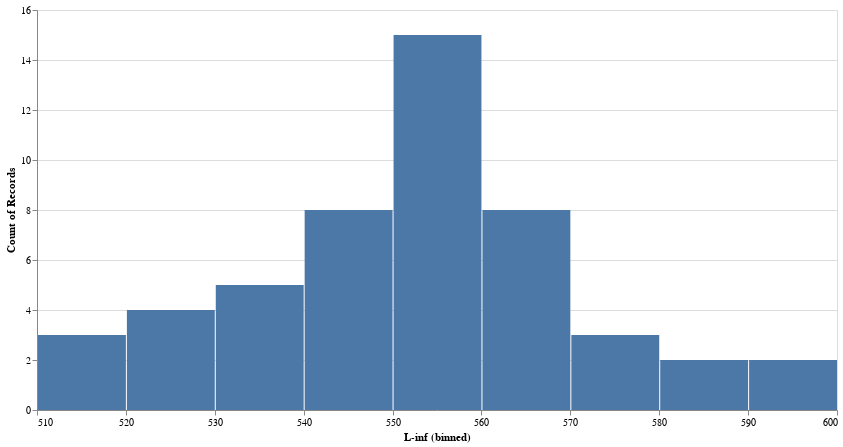

Notebook code for this chart:
### Code cell
print(f"Shapiro-Wilk normality test p-val={stats.shapiro(errors_hists['L-inf']).pvalue}")
#errors_hists.plot.hist('L-inf', bins=10)

# Altair histogram
alt.Chart(errors_hists).mark_bar().encode(
    x=alt.X("L-inf:Q", bin=alt.Bin(maxbins=10)),  # Bin the L-inf values
    y="count()"
).properties(
    width=800,  # Increase chart width
    height=400  # Adjust height if needed
).interactive()

### Figure 1 — Vega-Lite specification as saved in the notebook (floating-point values rounded to 4 significant figures)
{"config": {"view": {"continuousWidth": 300, "continuousHeight": 300}}, "data": {"name": "data-648546513740a48d8e80b1076618eba1"}, "mark": {"type": "bar"}, "encoding": {"x": {"bin": {"maxbins": 10}, "field": "L-inf", "type": "quantitative"}, "y": {"aggregate": "count", "type": "quantitative"}}, "height": 400, "params": [{"name": "param_14", "select": {"type": "interval", "encodings": ["x", "y"]}, "bind": "scales"}], "width": 800, "$schema": "https://vega.github.io/schema/vega-lite/v5.20.1.json", "datasets": {"data-648546513740a48d8e80b1076618eba1": [{"baseline": 8, "L1": 188, "L2": 225, "L-inf": 536}, {"baseline": 5, "L1": 198, "L2": 238, "L-inf": 557}, {"baseline": 7, "L1": 190, "L2": 232, "L-inf": 526}, {"baseline": 8, "L1": 200, "L2": 247, "L-inf": 550}, {"baseline": 7, "L1": 215, "L2": 255, "L-inf": 563}, {"baseline": 11, "L1": 198, "L2": 250, "L-inf": 553}, {"baseline": 7, "L1": 181, "L2": 220, "L-inf": 547}, {"baseline": 6, "L1": 211, "L2": 252, "L-inf": 597}, {"baseline": 7, "L1": 206, "L2": 246, "L-inf": 579}, {"baseline": 5, "L1": 181, "L2": 223, "L-inf": 519}, {"baseline": 8, "L1": 186, "L2": 226, "L-inf": 561}, {"baseline": 8, "L1": 200, "L2": 240, "L-inf": 514}, {"baseline": 4, "L1": 191, "L2": 230, "L-inf": 549}, {"baseline": 5, "L1": 182, "L2": 219, "L-inf": 558}, {"baseline": 4, "L1": 194, "L2": 240, "L-inf": 551}, {"baseline": 5, "L1": 197, "L2": 247, "L-inf": 565}, {"baseline": 4, "L1": 203, "L2": 247, "L-inf": 548}, {"baseline": 8, "L1": 182, "L2": 235, "L-inf": 548}, {"baseline": 10, "L1": 200, "L2": 248, "L-inf": 569}, {"baseline": 8, "L1": 198, "L2": 226, "L-inf": 547}, {"baseline": 6, "L1": 211, "L2": 254, "L-inf": 581}, {"baseline": 5, "L1": 212, "L2": 261, "L-inf": 568}, {"baseline": 12, "L1": 214, "L2": 235, "L-inf": 553}, {"baseline": 7, "L1": 182, "L2": 224, "L-inf": 527}, {"baseline": 12, "L1": 200, "L2": 234, "L-inf": 540}, {"baseline": 8, "L1": 202, "L2": 229, "L-inf": 535}, {"baseline": 5, "L1": 202, "L2": 242, "L-inf": 563}, {"baseline": 7, "L1": 170, "L2": 228, "L-inf": 548}, {"baseline": 7, "L1": 199, "L2": 238, "L-inf": 562}, {"baseline": 6, "L1": 213, "L2": 250, "L-inf": 574}, {"baseline": 4, "L1": 186, "L2": 226, "L-inf": 552}, {"baseline": 6, "L1": 212, "L2": 256, "L-inf": 591}, {"baseline": 7, "L1": 192, "L2": 222, "L-inf": 543}, {"baseline": 7, "L1": 193, "L2": 238, "L-inf": 573}, {"baseline": 10, "L1": 197, "L2": 233, "L-inf": 554}, {"baseline": 9, "L1": 194, "L2": 239, "L-inf": 565}, {"baseline": 4, "L1": 224, "L2": 256, "L-inf": 559}, {"baseline": 4, "L1": 191, "L2": 239, "L-inf": 551}, {"baseline": 6, "L1": 199, "L2": 237, "L-inf": 517}, {"baseline": 8, "L1": 185, "L2": 223, "L-inf": 557}, {"baseline": 10, "L1": 194, "L2": 243, "L-inf": 558}, {"baseline": 7, "L1": 199, "L2": 224, "L-inf": 531}, {"baseline": 12, "L1": 203, "L2": 239, "L-inf": 583}, {"baseline": 7, "L1": 194, "L2": 240, "L-inf": 536}, {"baseline": 10, "L1": 189, "L2": 236, "L-inf": 528}, {"baseline": 15, "L1": 192, "L2": 216, "L-inf": 556}, {"baseline": 13, "L1": 192, "L2": 244, "L-inf": 526}, {"baseline": 10, "L1": 182, "L2": 236, "L-inf": 550}, {"baseline": 8, "L1": 197, "L2": 251, "L-inf": 558}, {"baseline": 9, "L1": 204, "L2": 245, "L-inf": 530}]}}
